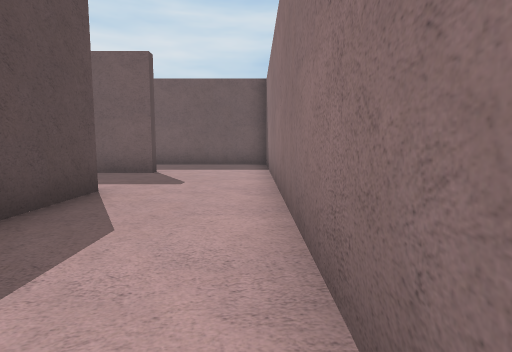
view 1 (above)

23 first-person views from a walk through a Unity game level. The camera is 1.4 m above the floor, tilts 6° down and sees 80° across. The floor is counted in squares, 2 m on a side. Each view is taken from the middle of a square. On the plan, view 1 faces up. The plan holds only what a view shows up to about 10 squares ahead; the rest is blank. The place goes on beyond the plan. The player character is not drawn.

view 2
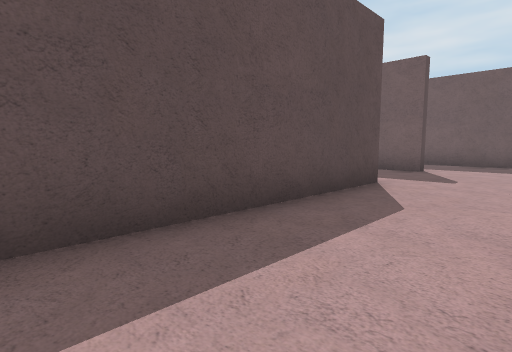

view 3
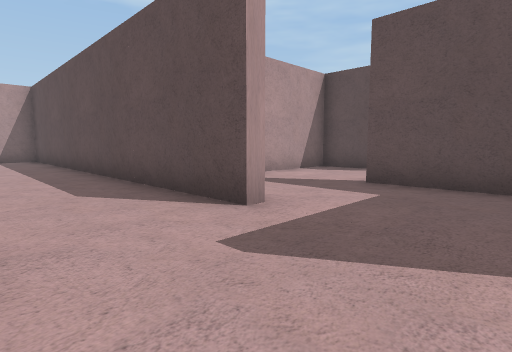

view 4
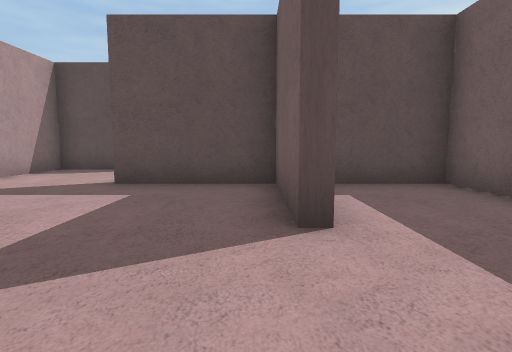

view 5
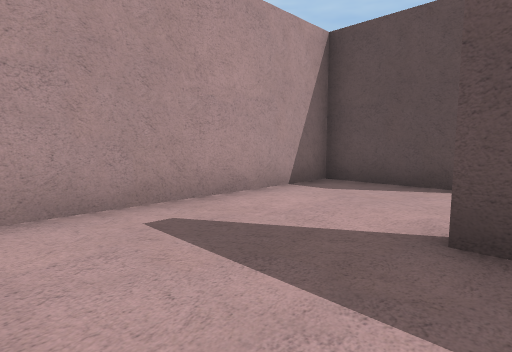

view 6
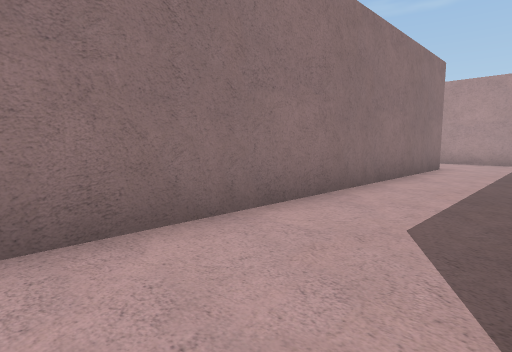

view 7
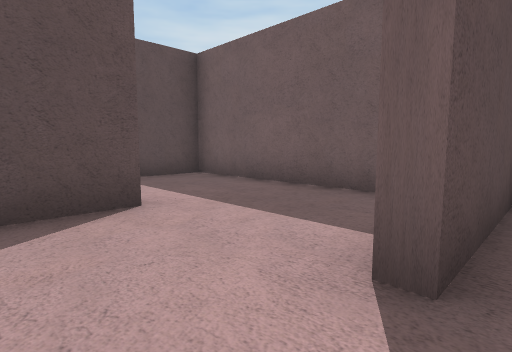

view 8
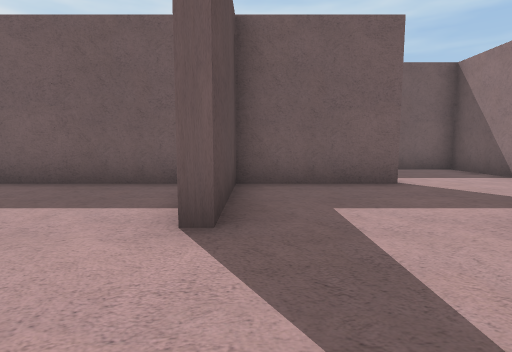

view 9
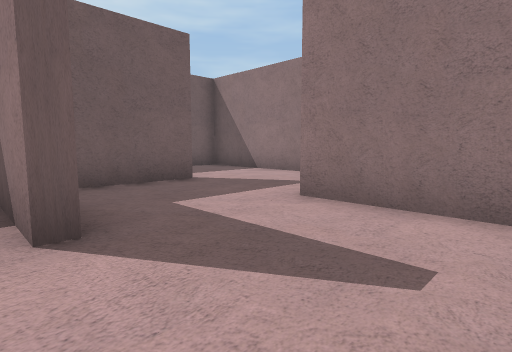

view 10
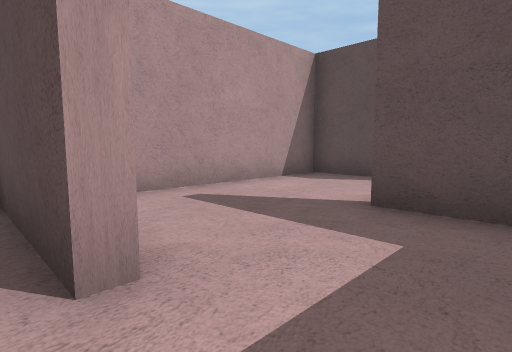

view 11
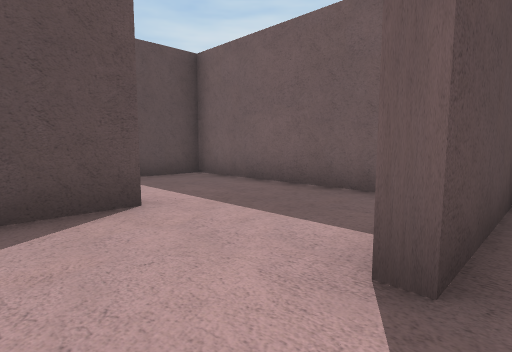

view 12
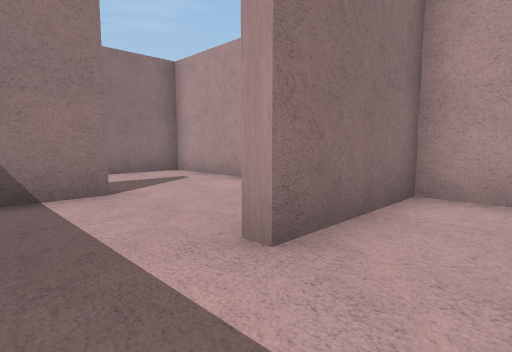

view 13
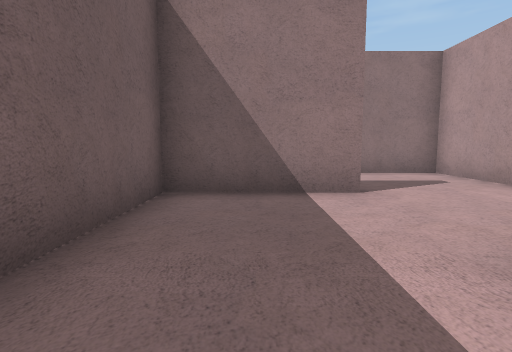

view 14
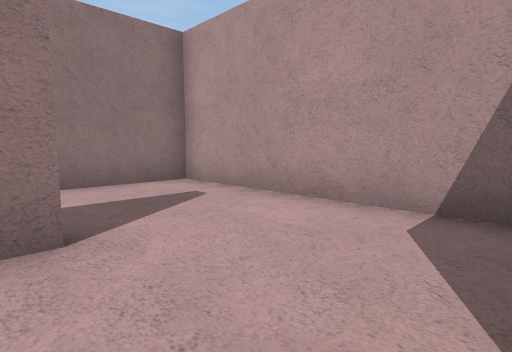

view 15
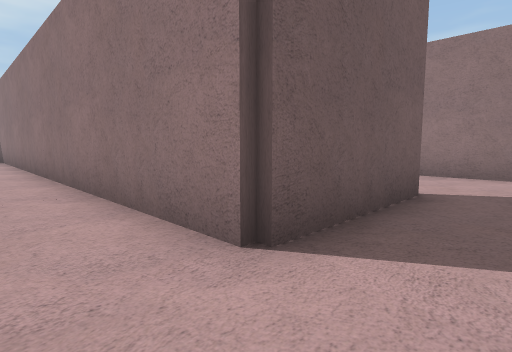

view 16
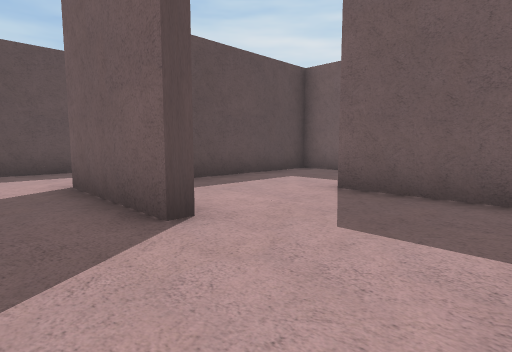

view 17
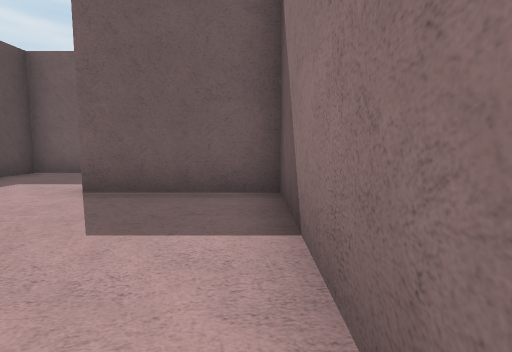

view 18
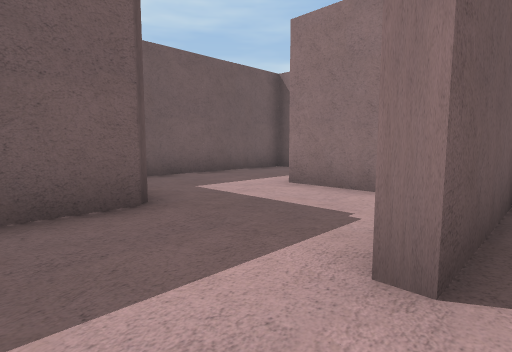

view 19
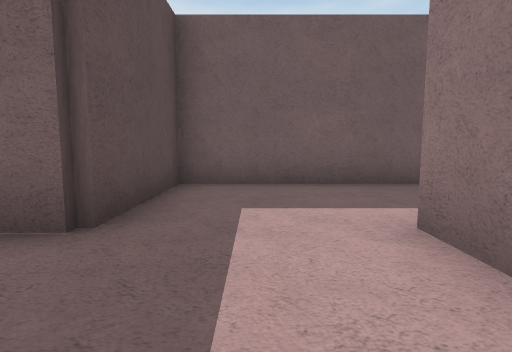

view 20
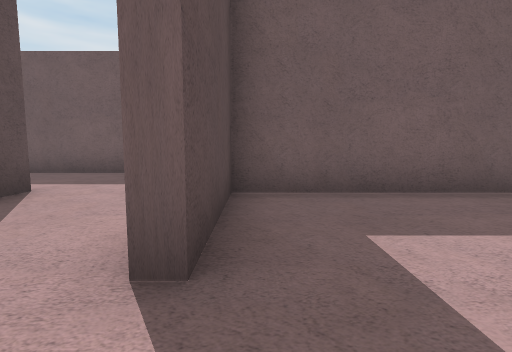

view 21
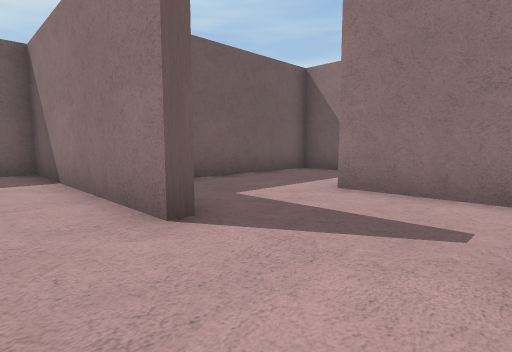

view 22
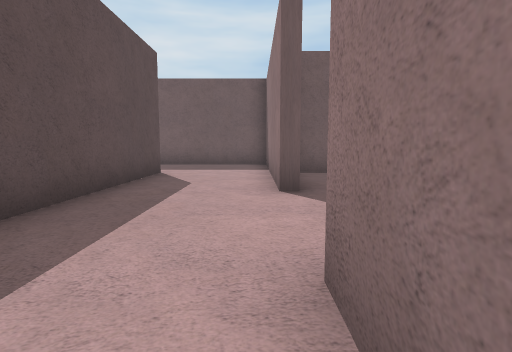

view 23
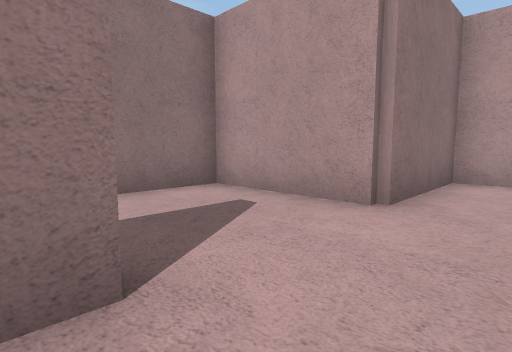

### Floor plan
Points are (right, up) in squares from view 1. A wall is a line through its corners. A room is listed if a view was taken in it or the views show most of it. See-through windows are left out.
Room 1 (views 1, 2, 3, 4, 5, 6, 7, 8, 9, 10, 15)
walls: (-2.6, 2.2) (-2.6, 4.5) (-2.3, 4.5) (-2.3, -5.4); (-2.3, 7.8) (-2.3, 7.4) (-5.4, 7.4) (-5.4, 4.5) (-5.6, 4.5) (-5.6, 6.2); (-6.4, 7.4) (-8.4, 7.4); (-8.8, 4.5) (-8.4, 4.5) (-8.4, 1.7) (-3.2, 1.7); (0.4, -4.7) (0.4, 10.4) (-5.4, 10.4) (-5.4, 8.4)
ways out: opening at (-8, 5.5) to room 2; opening at (1, -6) to room 4
Room 2 (view 11)
walls: (-14.3, 4.5) (-14.3, 1.7) (-8.7, 1.7) (-8.7, 3.9); (-8.4, 7.4) (-11.4, 7.4) (-11.4, 4.5) (-11.7, 4.5) (-11.7, 7.4) (-13.4, 7.4)
ways out: opening at (-8, 5.5) to room 1; opening at (-14, 5.5) to room 3
Room 3 (views 12, 13, 14)
walls: (-15.8, 1.7) (-14.7, 1.7) (-14.7, 4.5) (-14.3, 4.5); (-13.4, 7.4) (-16.5, 7.4)
ways out: opening at (-14, 5.5) to room 2
Room 4 (views 16, 17, 18)
walls: (3.7, -4.2) (3.7, -4.7) (0.4, -4.7); (6.4, -5.6) (6.4, -1.6) (3.5, -1.6); (0.7, -1.5) (0.7, -2.5)
ways out: opening at (1, -6) to room 1; opening at (2.5, -2) to room 5
Room 5 (view 19)
walls: (6.4, -0.1) (6.4, 1.5); (3.5, -1.6) (3.5, -1.2); (6.4, 4.5) (3.7, 4.5) (3.7, 1.3) (0.7, 1.3) (0.7, -1.5)
ways out: opening at (2.5, -2) to room 4; opening at (7, 2.5) to room 6
Room 6 (views 20, 21, 22, 23)
walls: (6.7, 1.5) (6.7, -3.2); (12.4, 1.3) (9.7, 1.3) (9.7, -1.6) (9.4, -1.6) (9.4, 4.5) (6.4, 4.5); (9.4, -6.5) (9.4, -4.4) (12.4, -4.4) (12.4, -1.5)
ways out: opening at (7, 2.5) to room 5; opening at (13, -0.5)

Where each view was taken, in squares from view 1:
view 1: 0 up, 0 right, facing up
view 2: 1 down, 0 right, facing up-left
view 3: 7 up, 0 right, facing down-left
view 4: 7 up, 0 right, facing left
view 5: 5 up, 3 left, facing down-left
view 6: 5 up, 2 left, facing down-right
view 7: 3 up, 5 left, facing up-left
view 8: 2 up, 5 left, facing up
view 9: 2 up, 6 left, facing up-right
view 10: 6 up, 8 left, facing down-left
view 11: 3 up, 11 left, facing up-left
view 12: 6 up, 16 left, facing down-right
view 13: 6 up, 16 left, facing right
view 14: 5 up, 14 left, facing down-right
view 15: 6 down, 1 left, facing up-right
view 16: 6 down, 6 right, facing up-left
view 17: 6 down, 6 right, facing up
view 18: 2 down, 2 right, facing up-right
view 19: 1 down, 5 right, facing up
view 20: 3 down, 10 right, facing up
view 21: 4 down, 8 right, facing up-right
view 22: 6 down, 9 right, facing up
view 23: 1 down, 8 right, facing down-right
